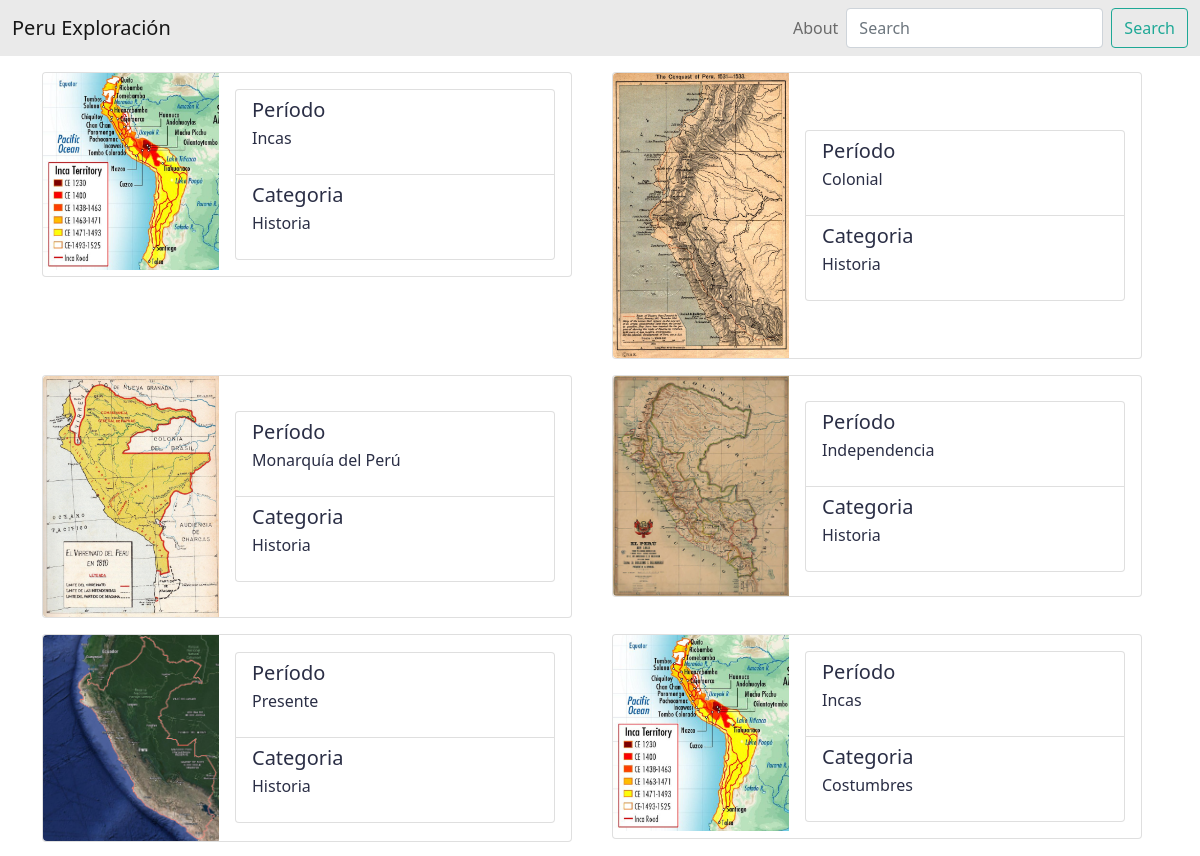
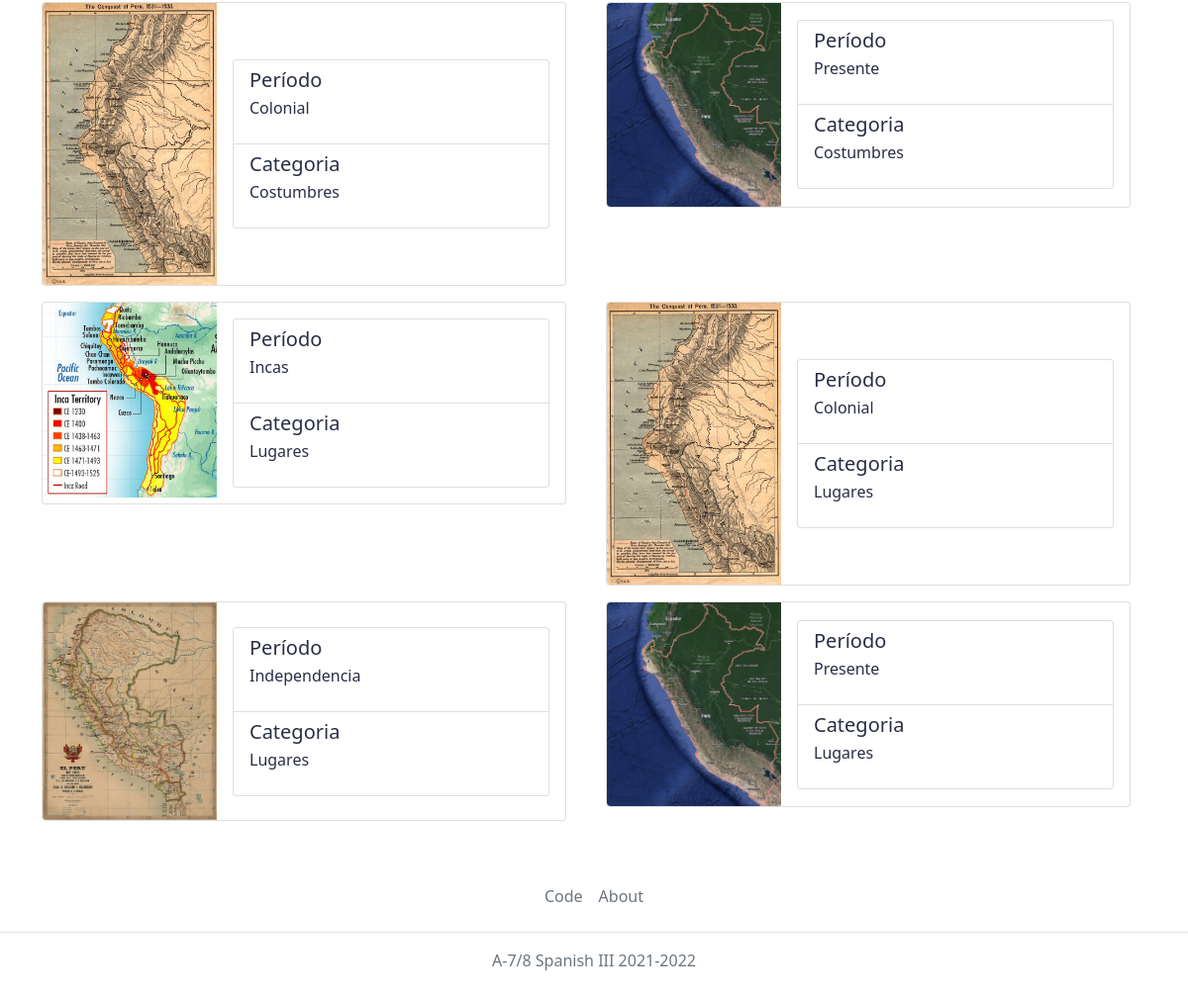
Page /core/page_list/ on the committed database (2 pictures, top to bottom).
### core/models/page.py (models this page shows, shortened)
class Page(Model):
    map = ImageField(upload_to='section_pics')
    periods = ['Incas', 'Colonial', 'Monarquía del Perú', 'Independencia', 'Presente']
    tuple_periods = [(c, c) for c in periods]
    period = CharField(max_length=64, choices=tuple_periods)
    categories = ['Historia', 'Costumbres', 'Lugares']
    tuple_categories = [(c, c) for c in categories]
    category = CharField(max_length=64, choices=tuple_categories)

### core/views/page.py (the view, shortened to what this page needs)
# urls.py: path('page_list/', views.PageListView.as_view(), name='page_list'),
class PageListView(ListView):
    model = Page
    template_name = 'core/page/list.html'
    def get(self, request: HttpResponse,
        *args: (Any),
        **kwargs: Dict[str, Any]) -> HttpResponse:
        queryset = self.get_queryset()
        if queryset and len(queryset) == 1:
            messages.warning(request,
                'This is the only page that matches your search.')
            page = queryset.first()
            return HttpResponseRedirect(reverse('core:exploración') + f"?period={page.period}&category={page.category}")
        if len(queryset) == self.model.objects.all().count() and "search" in request.GET:
            messages.warning(request,
                'Nothing matches your search.')
        return super().get(request, *args, **kwargs)
    def get_queryset(self) -> QuerySet:
        search_querysets = []
        if len(search_querysets) == 0:
            return self.model.objects.all();
        queryset = self.combine(search_querysets)
        return queryset

### core/templates/core/page/list.html
{% extends 'core/base/base.html' %}
{% load my_filters %}
{% load my_tags %}
{% load static %}
{% block base_body %}
<div class="row">
{% if page_list %}
{% for page in page_list %}
<div class="col col-6">
<div class="card mb-3 me-3 p-0" style="max-width: 600px;">
    <div class="row g-0">
        <div class="col-md-4">
        <a href="{%url 'core:exploración' %}?period={{ page.period }}&category={{ page.category }}">
            <img data-toggle="tooltip" title="Presiona el mapa" src="{{ page.map.url }}" class="img-fluid rounded-start" alt="...">
        </a>
        </div>
        <div class="col-md-8 my-auto">
            <div class="card-body">
                <ul class="list-group">
                    <a class="list-group-item" aria-current="true">
                        <div class="d-flex w-100 justify-content-between">
                            <h5 class="mb-1">Período</h5>
                        </div>
                        <p>{{ page.period }}</p>
                    </a>
                    <a class="list-group-item" aria-current="true">
                        <div class="d-flex w-100 justify-content-between">
                            <h5 class="mb-1">Categoria</h5>
                        </div>
                        <p>{{ page.category }}</p>
                    </a>
                </ul>
            </div>
        </div>
    </div>
</div>
</div>
{% endfor %}
{% endif %}
</div>
{% endblock base_body %}

### core/templates/core/base/base.html (shortened to what this page needs)
<!DOCTYPE html>
<html lang="en" class='h-100'>
{% load static %}
<head>
    <link rel="stylesheet" type="text/css" href="{% static 'core/css/bootstrap.css' %}"/>
    <link rel="stylesheet" type="text/css" href="{% static 'core/css/starability-basic.css' %}"/>
    <link rel="stylesheet" type="text/css" href="{% static 'core/css/main.css' %}"/>
</head>
<body class="d-flex flex-column h-100">
    <main class="flex-shrink-0">
        <nav class="navbar navbar-expand-lg navbar-light bg-light fixed-top">
            <div class="container-fluid">
                <a class="navbar-brand" href="{%url 'index'%}">Peru Exploración</a>
                <div class="collapse navbar-collapse" id="navbarSupportedContent">
                    <div class="d-flex">
                        <ul class="navbar-nav me-auto mb-2 mb-lg-0">
                            <li class="nav-item">
                                <a class="nav-link" href="{%url 'core:about'%}">About</a>
                            </li>
                        </ul>
                        <form action="{% url "core:page_list" %}"class="d-flex">
                            <input name="search" class="form-control me-2" list="datalistOptions" type="search" placeholder="Search" aria-label="Search">
                            <button class="btn btn-outline-success" type="submit">Search</button>
                        </form>
                    </div>
                </div>
            </div>
        </nav>
    </main>
    <div class="container py-4 mt-5">
        {% block base_body %}
        {% endblock base_body %}
    </div>
    <footer class="footer mt-auto py-3">
        <span class="text-muted">
            <ul class="nav justify-content-center border-bottom pb-3 mb-3">
                <li class="nav-item"><a href="https://github.com/GoldV2/peru" class="nav-link px-2 text-muted">Code</a></li>
                <li class="nav-item"><a href="{% url 'core:about' %}" class="nav-link px-2 text-muted">About</a></li>
            </ul>
            <p class="text-center text-muted">A-7/8 Spanish III 2021-2022</p>
        </span>
    </footer>
</body>
</html>

### rows in the picture
Page: map (picture), period "Incas", category "Historia"
Page: map (picture), period "Colonial", category "Historia"
Page: map (picture), period "Monarquía del Perú", category "Historia"
Page: map (picture), period "Independencia", category "Historia"
Page: map (picture), period "Presente", category "Historia"
Page: map (picture), period "Incas", category "Costumbres"
Page: map (picture), period "Colonial", category "Costumbres"
Page: map (picture), period "Presente", category "Costumbres"
Page: map (picture), period "Incas", category "Lugares"
Page: map (picture), period "Colonial", category "Lugares"
Page: map (picture), period "Independencia", category "Lugares"
Page: map (picture), period "Presente", category "Lugares"
